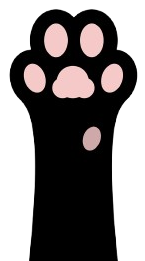
#> input picture src/assets/images/leftpaw.png, 145 x 261 px; its folder holds 6 pictures in this run
$ python extract_beans.py
#> lines starting #> are read from the running program, lines starting #| are printed output that depends on the picture
from PIL import Image
import os

def get_blobs(img_path):
#> called with img_path = 'src/assets/images/leftpaw.png'
    img = Image.open(img_path).convert("RGBA")
#> img is the input picture: PIL image 145x261 RGBA; mean R, G, B, A 26.7, 22.7, 22.6, 151.3
    w, h = img.size
#> w = 145; h = 261
    pixels = img.load()
    visited = set()
    blobs = []

    for y in range(h):
        for x in range(w):
            r, g, b, a = pixels[x, y]
            if a > 50 and r > 100 and r > g + 20 and g < 200 and b < 200 and (x, y) not in visited:
                q = [(x, y)]
                visited.add((x, y))
                blob_pixels = []
                while q:
                    cx, cy = q.pop(0)
                    blob_pixels.append((cx, cy))
                    for dx, dy in [(-1,0), (1,0), (0,-1), (0,1), (-1,-1), (1,1), (-1,1), (1,-1)]:
                        nx, ny = cx + dx, cy + dy
                        if 0 <= nx < w and 0 <= ny < h and (nx, ny) not in visited:
                            pr, pg, pb, pa = pixels[nx, ny]
                            if pa > 50 and pr > 100 and pr > pg + 20:
                                visited.add((nx, ny))
                                q.append((nx, ny))
                if len(blob_pixels) > 20:
                    blobs.append(blob_pixels)
#> after the loop, blobs = 6 items; visited = 3515 items

    results = []
    for bp in blobs:
        xs = [p[0] for p in bp]
        ys = [p[1] for p in bp]
        cx = sum(xs) / len(bp)
        cy = sum(ys) / len(bp)
        results.append({
            'cx': cx, 'cy': cy, 'pixels': bp, 'size': len(bp)
        })
#> this loop made 6 passes
#> (cx, cy) on passes 1 to 6: (55.66, 39.84), (91.44, 39.94), (34.26, 77.63), (111.7, 77.6), (72.72, 83.44), (91.29, 137.9)
#> after the loop, results = 6 items
    results.sort(key=lambda x: x['size'], reverse=True)
    return img, results

def extract_and_save(img, blob, name):
    w, h = img.size
    out = Image.new("RGBA", (w, h), (0,0,0,0))
    inp_pixels = img.load()
    out_pixels = out.load()

    # We copy over the exact bean pixels.
    # To make the CSS coloration and glow completely controllable, we will make all non-transparent pixels pure white.
    # This way `drop-shadow` plus a `mix-blend-mode` or css tinting works perfectly, or we can just leave original colors.
    # Actually, original colors with drop-shadow works perfectly fine! Let's keep original colors and just bump brightness via CSS.
    for x, y in blob['pixels']:
        out_pixels[x, y] = inp_pixels[x, y]

    out.save(f"src/assets/images/{name}.png")

left_img, left_blobs = get_blobs("src/assets/images/leftpaw.png")
#> left_blobs = 6 items
right_img, right_blobs = get_blobs("src/assets/images/rightpaw.png")
#> call 2 of get_blobs, with img_path = 'src/assets/images/rightpaw.png'
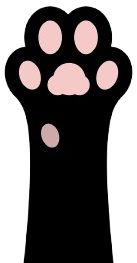
#> input picture src/assets/images/rightpaw.png, 137 x 263 px
#> in get_blobs, img is the input picture: PIL image 137x263 RGBA; mean R, G, B, A 28.1, 23.9, 23.8, 162.1
#> the loop in get_blobs (call 2), `for bp in blobs:` made 6 passes
#> (cx, cy) on passes 1 to 6: (85.34, 36.84), (49.56, 36.94), (29.31, 74.6), (106.7, 74.63), (68.28, 80.44), (49.71, 134.9)
#> right_blobs = 6 items

print(f"Left paw blobs: {len(left_blobs)}")
#| Left paw blobs: 6
print(f"Right paw blobs: {len(right_blobs)}")
#| Right paw blobs: 6

l_beans = left_blobs[1:6]
#> l_beans = 5 items
l_thumb = max(l_beans, key=lambda x: x['cy'])
#> l_thumb = 4 items
l_fingers = [b for b in l_beans if b != l_thumb]
#> l_fingers = 4 items
l_fingers.sort(key=lambda x: x['cx'])

extract_and_save(left_img, l_thumb, "l_thumb")
#> in extract_and_save, `out = Image.new("RGBA", (w, h), (0,0,0,0))`: out: PIL image 145x261 RGBA; every value is 0
#> the loop in extract_and_save, `for x, y in blob['pixels']:` made 314 passes
#> (x, y) on passes 1 to 3: (91, 127), (92, 127), (91, 128)
extract_and_save(left_img, l_fingers[0], "l_pinky")
#> the loop in extract_and_save (call 2), `for x, y in blob['pixels']:` made 469 passes
#> (x, y) on passes 1 to 3: (29, 64), (30, 64), (29, 65)
extract_and_save(left_img, l_fingers[1], "l_ring")
#> call 3 of extract_and_save, with name = 'l_ring'
#> the loop in extract_and_save (call 3), `for x, y in blob['pixels']:` made 609 passes
#> (x, y) on passes 1 to 3: (56, 23), (56, 24), (57, 24)
#> in extract_and_save (call 3), `out.save(f"src/assets/images/{name}.png")`:
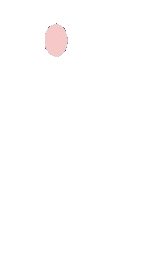
#> saved as l_ring.png: PIL image 145x261 RGBA; mean R, G, B, A 3.9, 3.2, 3.2, 4.1; transparent parts drawn white
extract_and_save(left_img, l_fingers[2], "l_middle")
#> call 4 of extract_and_save, with name = 'l_middle'
#> the loop in extract_and_save (call 4), `for x, y in blob['pixels']:` made 603 passes
#> (x, y) on passes 1 to 3: (88, 24), (89, 24), (88, 25)
#> in extract_and_save (call 4), `out.save(f"src/assets/images/{name}.png")`:
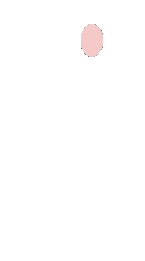
#> saved as l_middle.png: PIL image 145x261 RGBA; mean R, G, B, A 3.8, 3.2, 3.2, 4.1; transparent parts drawn white
extract_and_save(left_img, l_fingers[3], "l_index")
#> the loop in extract_and_save (call 5), `for x, y in blob['pixels']:` made 480 passes
#> (x, y) on passes 1 to 3: (110, 64), (111, 64), (110, 65)
#> in extract_and_save (call 5), `out.save(f"src/assets/images/{name}.png")`:
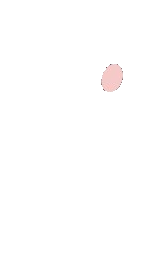
#> saved as l_index.png: PIL image 145x261 RGBA; mean R, G, B, A 3, 2.5, 2.5, 3.2; transparent parts drawn white

r_beans = right_blobs[1:6]
#> r_beans = 5 items
r_thumb = max(r_beans, key=lambda x: x['cy'])
#> r_thumb = 4 items
r_fingers = [b for b in r_beans if b != r_thumb]
#> r_fingers = 4 items
r_fingers.sort(key=lambda x: x['cx'])

extract_and_save(right_img, r_thumb, "r_thumb")
#> in extract_and_save (call 6), `out = Image.new("RGBA", (w, h), (0,0,0,0))`: out: PIL image 137x263 RGBA; every value is 0
extract_and_save(right_img, r_fingers[0], "r_index")
extract_and_save(right_img, r_fingers[1], "r_middle")
#> the loop in extract_and_save (call 8), `for x, y in blob['pixels']:` made 603 passes
#> (x, y) on passes 1 to 3: (46, 21), (47, 21), (46, 22)
#> in extract_and_save (call 8), `out.save(f"src/assets/images/{name}.png")`:
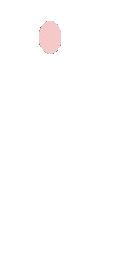
#> saved as r_middle.png: PIL image 137x263 RGBA; mean R, G, B, A 4, 3.3, 3.3, 4.3; transparent parts drawn white
extract_and_save(right_img, r_fingers[2], "r_ring")
#> the loop in extract_and_save (call 9), `for x, y in blob['pixels']:` made 609 passes
#> (x, y) on passes 1 to 3: (85, 20), (85, 21), (86, 21)
#> in extract_and_save (call 9), `out.save(f"src/assets/images/{name}.png")`:
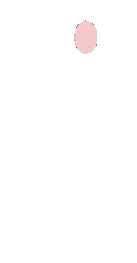
#> saved as r_ring.png: PIL image 137x263 RGBA; mean R, G, B, A 4.1, 3.4, 3.4, 4.3; transparent parts drawn white
extract_and_save(right_img, r_fingers[3], "r_pinky")
#> the loop in extract_and_save (call 10), `for x, y in blob['pixels']:` made 469 passes
#> (x, y) on passes 1 to 3: (112, 61), (111, 61), (112, 62)
#> in extract_and_save (call 10), `out.save(f"src/assets/images/{name}.png")`:
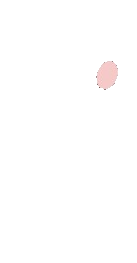
#> saved as r_pinky.png: PIL image 137x263 RGBA; mean R, G, B, A 3.1, 2.6, 2.6, 3.3; transparent parts drawn white

print("Successfully extracted exact bean images.")
